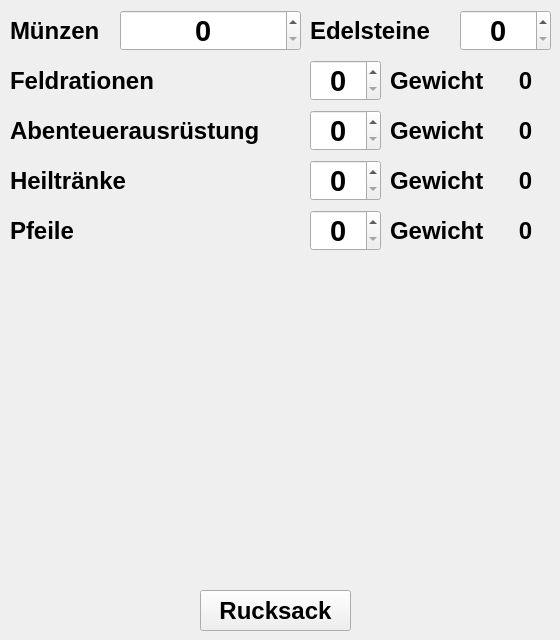
    <widget class="QWidget" name="inventory">
     <attribute name="title">
      <string>Ausrüstung</string>
     </attribute>
     <widget class="QLabel" name="muenzenText">
      <property name="geometry">
       <rect>
        <x>10</x>
        <y>10</y>
        <width>101</width>
        <height>41</height>
       </rect>
      </property>
      <property name="font">
       <font>
        <pointsize>18</pointsize>
        <weight>75</weight>
        <bold>true</bold>
       </font>
      </property>
      <property name="text">
       <string>Münzen</string>
      </property>
     </widget>
     <widget class="QSpinBox" name="muenzen">
      <property name="geometry">
       <rect>
        <x>120</x>
        <y>10</y>
        <width>181</width>
        <height>41</height>
       </rect>
      </property>
      <property name="font">
       <font>
        <pointsize>22</pointsize>
        <weight>75</weight>
        <bold>true</bold>
       </font>
      </property>
      <property name="alignment">
       <set>Qt::AlignCenter</set>
      </property>
      <property name="maximum">
       <number>99999999</number>
      </property>
      <property name="value">
       <number>0</number>
      </property>
     </widget>
     <widget class="QSpinBox" name="edelsteine">
      <property name="geometry">
       <rect>
        <x>460</x>
        <y>10</y>
        <width>91</width>
        <height>41</height>
       </rect>
      </property>
      <property name="font">
       <font>
        <pointsize>22</pointsize>
        <weight>75</weight>
        <bold>true</bold>
       </font>
      </property>
      <property name="alignment">
       <set>Qt::AlignCenter</set>
      </property>
      <property name="maximum">
       <number>999</number>
      </property>
      <property name="value">
       <number>0</number>
      </property>
     </widget>
     <widget class="QLabel" name="edelsteineText">
      <property name="geometry">
       <rect>
        <x>310</x>
        <y>10</y>
        <width>131</width>
        <height>41</height>
       </rect>
      </property>
      <property name="font">
       <font>
        <pointsize>18</pointsize>
        <weight>75</weight>
        <bold>true</bold>
       </font>
      </property>
      <property name="text">
       <string>Edelsteine</string>
      </property>
     </widget>
     <widget class="QLabel" name="feldrationenText">
      <property name="geometry">
       <rect>
        <x>10</x>
        <y>60</y>
        <width>171</width>
        <height>41</height>
       </rect>
      </property>
      <property name="font">
       <font>
        <pointsize>18</pointsize>
        <weight>75</weight>
        <bold>true</bold>
       </font>
      </property>
      <property name="text">
       <string>Feldrationen</string>
      </property>
     </widget>
     <widget class="QLabel" name="gewichtText">
      <property name="geometry">
       <rect>
        <x>390</x>
        <y>60</y>
        <width>101</width>
        <height>41</height>
       </rect>
      </property>
      <property name="font">
       <font>
        <pointsize>18</pointsize>
        <weight>75</weight>
        <bold>true</bold>
       </font>
      </property>
      <property name="text">
       <string>Gewicht</string>
      </property>
     </widget>
     <widget class="QSpinBox" name="feldrationenMenge">
      <property name="geometry">
       <rect>
        <x>310</x>
        <y>60</y>
        <width>71</width>
        <height>41</height>
       </rect>
      </property>
      <property name="font">
       <font>
        <pointsize>22</pointsize>
        <weight>75</weight>
        <bold>true</bold>
       </font>
      </property>
      <property name="alignment">
       <set>Qt::AlignCenter</set>
      </property>
      <property name="maximum">
       <number>99</number>
      </property>
      <property name="value">
       <number>0</number>
      </property>
     </widget>
     <widget class="QLabel" name="feldrationenGewicht">
      <property name="geometry">
       <rect>
        <x>500</x>
        <y>60</y>
        <width>51</width>
        <height>41</height>
       </rect>
      </property>
      <property name="font">
       <font>
        <pointsize>18</pointsize>
        <weight>75</weight>
        <bold>true</bold>
       </font>
      </property>
      <property name="text">
       <string>0</string>
      </property>
      <property name="alignment">
       <set>Qt::AlignCenter</set>
      </property>
     </widget>
     <widget class="QLabel" name="abenteuerausruestungText">
      <property name="geometry">
       <rect>
        <x>10</x>
        <y>110</y>
        <width>261</width>
        <height>41</height>
       </rect>
      </property>
      <property name="font">
       <font>
        <pointsize>18</pointsize>
        <weight>75</weight>
        <bold>true</bold>
       </font>
      </property>
      <property name="text">
       <string>Abenteuerausrüstung</string>
      </property>
     </widget>
     <widget class="QLabel" name="heiltraenkeText">
      <property name="geometry">
       <rect>
        <x>10</x>
        <y>160</y>
        <width>171</width>
        <height>41</height>
       </rect>
      </property>
      <property name="font">
       <font>
        <pointsize>18</pointsize>
        <weight>75</weight>
        <bold>true</bold>
       </font>
      </property>
      <property name="text">
       <string>Heiltränke</string>
      </property>
     </widget>
     <widget class="QLabel" name="abenteuerausruestungGewicht">
      <property name="geometry">
       <rect>
        <x>500</x>
        <y>110</y>
        <width>51</width>
        <height>41</height>
       </rect>
      </property>
      <property name="font">
       <font>
        <pointsize>18</pointsize>
        <weight>75</weight>
        <bold>true</bold>
       </font>
      </property>
      <property name="text">
       <string>0</string>
      </property>
      <property name="alignment">
       <set>Qt::AlignCenter</set>
      </property>
     </widget>
     <widget class="QSpinBox" name="abenteuerausruestungMenge">
      <property name="geometry">
       <rect>
        <x>310</x>
        <y>110</y>
        <width>71</width>
        <height>41</height>
       </rect>
      </property>
      <property name="font">
       <font>
        <pointsize>22</pointsize>
        <weight>75</weight>
        <bold>true</bold>
       </font>
      </property>
      <property name="alignment">
       <set>Qt::AlignCenter</set>
      </property>
      <property name="maximum">
       <number>99</number>
      </property>
      <property name="value">
       <number>0</number>
      </property>
     </widget>
     <widget class="QLabel" name="gewichtText_2">
      <property name="geometry">
       <rect>
        <x>390</x>
        <y>110</y>
        <width>101</width>
        <height>41</height>
       </rect>
      </property>
      <property name="font">
       <font>
        <pointsize>18</pointsize>
        <weight>75</weight>
        <bold>true</bold>
       </font>
      </property>
      <property name="text">
       <string>Gewicht</string>
      </property>
     </widget>
     <widget class="QLabel" name="heiltraenkeGewicht">
      <property name="geometry">
       <rect>
        <x>500</x>
        <y>160</y>
        <width>51</width>
        <height>41</height>
       </rect>
      </property>
      <property name="font">
       <font>
        <pointsize>18</pointsize>
        <weight>75</weight>
        <bold>true</bold>
       </font>
      </property>
      <property name="text">
       <string>0</string>
      </property>
      <property name="alignment">
       <set>Qt::AlignCenter</set>
      </property>
     </widget>
     <widget class="QSpinBox" name="heiltraenkeMenge">
      <property name="geometry">
       <rect>
        <x>310</x>
        <y>160</y>
        <width>71</width>
        <height>41</height>
       </rect>
      </property>
      <property name="font">
       <font>
        <pointsize>22</pointsize>
        <weight>75</weight>
        <bold>true</bold>
       </font>
      </property>
      <property name="alignment">
       <set>Qt::AlignCenter</set>
      </property>
      <property name="maximum">
       <number>99</number>
      </property>
      <property name="value">
       <number>0</number>
      </property>
     </widget>
     <widget class="QLabel" name="gewichtText_3">
      <property name="geometry">
       <rect>
        <x>390</x>
        <y>160</y>
        <width>101</width>
        <height>41</height>
       </rect>
      </property>
      <property name="font">
       <font>
        <pointsize>18</pointsize>
        <weight>75</weight>
        <bold>true</bold>
       </font>
      </property>
      <property name="text">
       <string>Gewicht</string>
      </property>
     </widget>
     <widget class="QPushButton" name="rucksackButton">
      <property name="geometry">
       <rect>
        <x>200</x>
        <y>590</y>
        <width>151</width>
        <height>41</height>
       </rect>
      </property>
      <property name="font">
       <font>
        <pointsize>18</pointsize>
        <weight>75</weight>
        <bold>true</bold>
       </font>
      </property>
      <property name="toolTip">
       <string>Öffnet den Rucksack, in welchem alle anderen Gegenstände angezeigt werden</string>
      </property>
      <property name="toolTipDuration">
       <number>0</number>
      </property>
      <property name="text">
       <string>Rucksack</string>
      </property>
     </widget>
     <widget class="QSpinBox" name="buendelPfeileMenge">
      <property name="geometry">
       <rect>
        <x>310</x>
        <y>210</y>
        <width>71</width>
        <height>41</height>
       </rect>
      </property>
      <property name="font">
       <font>
        <pointsize>22</pointsize>
        <weight>75</weight>
        <bold>true</bold>
       </font>
      </property>
      <property name="alignment">
       <set>Qt::AlignCenter</set>
      </property>
      <property name="maximum">
       <number>99</number>
      </property>
      <property name="value">
       <number>0</number>
      </property>
     </widget>
     <widget class="QLabel" name="buendelpfeileText">
      <property name="geometry">
       <rect>
        <x>10</x>
        <y>210</y>
        <width>171</width>
        <height>41</height>
       </rect>
      </property>
      <property name="font">
       <font>
        <pointsize>18</pointsize>
        <weight>75</weight>
        <bold>true</bold>
       </font>
      </property>
      <property name="text">
       <string>Pfeile</string>
      </property>
     </widget>
     <widget class="QLabel" name="gewichtText_4">
      <property name="geometry">
       <rect>
        <x>390</x>
        <y>210</y>
        <width>101</width>
        <height>41</height>
       </rect>
      </property>
      <property name="font">
       <font>
        <pointsize>18</pointsize>
        <weight>75</weight>
        <bold>true</bold>
       </font>
      </property>
      <property name="text">
       <string>Gewicht</string>
      </property>
     </widget>
     <widget class="QLabel" name="buendelPfeileGewicht">
      <property name="geometry">
       <rect>
        <x>500</x>
        <y>210</y>
        <width>51</width>
        <height>41</height>
       </rect>
      </property>
      <property name="font">
       <font>
        <pointsize>18</pointsize>
        <weight>75</weight>
        <bold>true</bold>
       </font>
      </property>
      <property name="text">
       <string>0</string>
      </property>
      <property name="alignment">
       <set>Qt::AlignCenter</set>
      </property>
     </widget>
    </widget>
